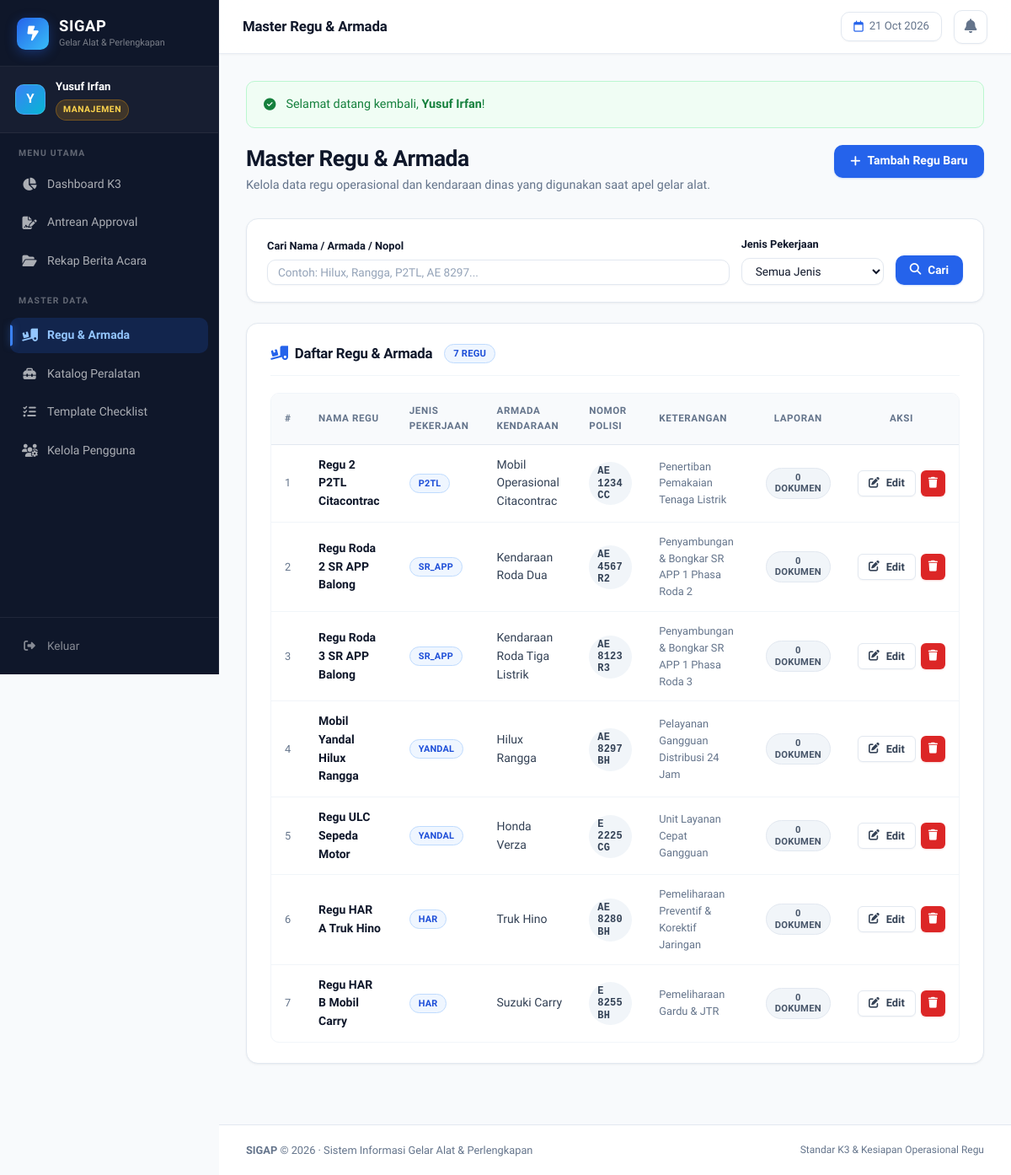
/master/regu/index.php (signed in), run on the app's committed database.
### tables this page shows
CREATE TABLE IF NOT EXISTS regu (
    id               INT          AUTO_INCREMENT PRIMARY KEY,
    nama_regu        VARCHAR(100) NOT NULL,
    jenis_pekerjaan  ENUM('p2tl', 'sr_app', 'yandal', 'har') NOT NULL,
    regu_tipe        VARCHAR(50)  NOT NULL DEFAULT 'all',
    kendaraan        VARCHAR(100) NULL,
    nopol            VARCHAR(20)  NULL,
    keterangan       VARCHAR(255) NULL,
    created_at       TIMESTAMP    DEFAULT CURRENT_TIMESTAMP,
    updated_at       TIMESTAMP    DEFAULT CURRENT_TIMESTAMP ON UPDATE CURRENT_TIMESTAMP,
    INDEX idx_regu_jenis (jenis_pekerjaan),
    INDEX idx_regu_nama  (nama_regu)
);

### master/regu/index.php (the view, shortened to what this page needs)
<?php
$pdo = get_db_connection();
$search       = trim(isset($_GET['q']) ? $_GET['q'] : '');
$where = [];
$params = [];
$where_sql = !empty($where) ? 'WHERE ' . implode(' AND ', $where) : '';
$stmt = $pdo->prepare("
    SELECT r.*,
           (SELECT COUNT(*) FROM gelar_alat_header h WHERE h.regu_id = r.id) AS total_laporan
    FROM regu r
    {$where_sql}
    ORDER BY r.jenis_pekerjaan, r.nama_regu
");
$stmt->execute($params);
$regu_list = $stmt->fetchAll();
require_once __DIR__ . '/../../includes/header.php';
?>
<div style="display:flex; justify-content:space-between; align-items:flex-start; margin-bottom:1.75rem; flex-wrap:wrap; gap:1rem;">
    <div>
        <h1 style="font-size:1.65rem; font-weight:800; letter-spacing:-0.02em; margin-bottom:4px; color:var(--text-main);">Master Regu & Armada</h1>
        <p style="color:var(--text-muted); font-size:0.9rem;">Kelola data regu operasional dan kendaraan dinas yang digunakan saat apel gelar alat.</p>
    </div>
    <button onclick="openModalTambah()" class="btn btn-primary">
        <i class="fa-solid fa-plus"></i> Tambah Regu Baru
    </button>
</div>
<div class="card" style="margin-bottom:1.5rem; padding:1.25rem 1.5rem;">
    <form method="GET" style="display:flex; gap:14px; flex-wrap:wrap; align-items:flex-end;">
        <div style="flex:1; min-width:200px;">
            <label class="form-label" style="font-size:0.8rem;">Cari Nama / Armada / Nopol</label>
            <input type="text" name="q" class="form-control" placeholder="Contoh: Hilux, Rangga, P2TL, AE 8297..." value="<?= htmlspecialchars($search) ?>" style="font-size:0.85rem; padding:6px 12px;">
        </div>
        <div>
            <label class="form-label" style="font-size:0.8rem;">Jenis Pekerjaan</label>
            <select name="jenis" class="form-control" style="font-size:0.85rem; padding:6px 12px; min-width:160px;">
                <option value="">Semua Jenis</option>
            </select>
        </div>
        <div style="display:flex; gap:8px;">
            <button type="submit" class="btn btn-primary" style="padding:7px 16px; font-size:0.85rem;">
                <i class="fa-solid fa-magnifying-glass"></i> Cari
            </button>
        </div>
    </form>
</div>
<div class="card">
    <div class="card-header">
        <h2 class="card-title">
            <i class="fa-solid fa-truck-ramp-box" style="color:var(--primary);"></i>
            Daftar Regu & Armada
            <span class="badge badge-submitted" style="font-size:0.7rem; margin-left:6px;"><?= count($regu_list) ?> regu</span>
        </h2>
    </div>
    <?php if (empty($regu_list)): ?>
        <div style="text-align:center; padding:3rem 1rem; color:var(--text-muted);">
            <div style="width:48px; height:48px; border-radius:50%; background:#f1f5f9; color:#64748b; display:flex; align-items:center; justify-content:center; margin:0 auto 10px; font-size:1.3rem;">
                <i class="fa-solid fa-truck"></i>
            </div>
            <strong style="color:var(--text-main);">Tidak ada data regu ditemukan</strong>
            <p style="font-size:0.825rem; margin-top:2px;">Silakan tambahkan data regu baru atau ubah kata kunci filter Anda.</p>
        </div>
    <?php else: ?>
        <div class="table-responsive">
            <table class="data-table">
                <thead>
                    <tr>
                        <th width="40px">#</th>
                        <th>Nama Regu</th>
                        <th>Jenis Pekerjaan</th>
                        <th>Armada Kendaraan</th>
                        <th>Nomor Polisi</th>
                        <th>Keterangan</th>
                        <th style="text-align:center;">Laporan</th>
                        <th style="text-align:center;">Aksi</th>
                    </tr>
                </thead>
                <tbody>
                    <?php foreach ($regu_list as $i => $row): ?>
                        <tr>
                            <td style="color:var(--text-muted); font-size:0.8rem;"><?= $i + 1 ?></td>
                            <td>
                                <strong style="color:var(--text-main); font-size:0.875rem;"><?= htmlspecialchars($row['nama_regu']) ?></strong>
                            </td>
                            <td>
                                <span class="badge badge-submitted" style="font-size:0.68rem;">
                                    <?= strtoupper($row['jenis_pekerjaan']) ?>
                                </span>
                            </td>
                            <td>
                                <?= htmlspecialchars(isset($row['kendaraan']) ? $row['kendaraan'] : '-') ?>
                            </td>
                            <td>
                                <?php if ($row['nopol']): ?>
                                    <span class="badge" style="background:#f1f5f9; color:#334155; font-size:0.75rem; font-family:monospace;">
                                        <?= htmlspecialchars($row['nopol']) ?>
                                    </span>
                                <?php else: ?>
                                    <span style="color:var(--text-muted);">&mdash;</span>
                                <?php endif; ?>
                            </td>
                            <td style="font-size:0.8rem; color:var(--text-muted);">
                                <?= htmlspecialchars(isset($row['keterangan']) ? $row['keterangan'] : '-') ?>
                            </td>
                            <td style="text-align:center;">
                                <span class="badge <?= $row['total_laporan'] > 0 ? 'badge-approved' : 'badge-draft' ?>" style="font-size:0.7rem;">
                                    <?= $row['total_laporan'] ?> Dokumen
                                </span>
                            </td>
                            <td style="text-align:center; white-space:nowrap;">
                                <div style="display:inline-flex; gap:6px;">
                                    <button onclick='openModalEdit(<?= json_encode($row) ?>)' class="btn btn-outline btn-sm" title="Edit Regu">
                                        <i class="fa-solid fa-pen-to-square"></i> Edit
                                    </button>
                                    <button onclick="confirmHapus(<?= $row['id'] ?>, '<?= addslashes(htmlspecialchars($row['nama_regu'])) ?>', <?= $row['total_laporan'] ?>)" class="btn btn-danger btn-sm" style="padding:4px 8px;" title="Hapus">
                                        <i class="fa-solid fa-trash"></i>
                                    </button>
                                </div>
                            </td>
                        </tr>
                    <?php endforeach; ?>
                </tbody>
            </table>
        </div>
    <?php endif; ?>
</div>
<?php require_once __DIR__ . '/../../includes/footer.php'; ?>

### data on the page
regu: nama_regu "Regu 2 P2TL Citacontrac", jenis_pekerjaan "P2TL", kendaraan "Mobil Operasional Citacontrac", nopol "AE 1234 CC", keterangan "Penertiban Pemakaian Tenaga Listrik", total_laporan "0"
regu: nama_regu "Regu Roda 2 SR APP Balong", jenis_pekerjaan "SR_APP", kendaraan "Kendaraan Roda Dua", nopol "AE 4567 R2", keterangan "Penyambungan & Bongkar SR APP 1 Phasa Roda 2", total_laporan "0"
regu: nama_regu "Regu Roda 3 SR APP Balong", jenis_pekerjaan "SR_APP", kendaraan "Kendaraan Roda Tiga Listrik", nopol "AE 8123 R3", keterangan "Penyambungan & Bongkar SR APP 1 Phasa Roda 3", total_laporan "0"
regu: nama_regu "Mobil Yandal Hilux Rangga", jenis_pekerjaan "YANDAL", kendaraan "Hilux Rangga", nopol "AE 8297 BH", keterangan "Pelayanan Gangguan Distribusi 24 Jam", total_laporan "0"
regu: nama_regu "Regu ULC Sepeda Motor", jenis_pekerjaan "YANDAL", kendaraan "Honda Verza", nopol "E 2225 CG", keterangan "Unit Layanan Cepat Gangguan", total_laporan "0"
regu: nama_regu "Regu HAR A Truk Hino", jenis_pekerjaan "HAR", kendaraan "Truk Hino", nopol "AE 8280 BH", keterangan "Pemeliharaan Preventif & Korektif Jaringan", total_laporan "0"
regu: nama_regu "Regu HAR B Mobil Carry", jenis_pekerjaan "HAR", kendaraan "Suzuki Carry", nopol "E 8255 BH", keterangan "Pemeliharaan Gardu & JTR", total_laporan "0"

### other printed values
substr($user['nama_lengkap'], 0, 1) "Y"
$user['nama_lengkap'] "Yusuf Irfan"
$page_title "Master Regu & Armada"
$flash_success "Selamat datang kembali, Yusuf Irfan !"
count($regu_list) "7"
